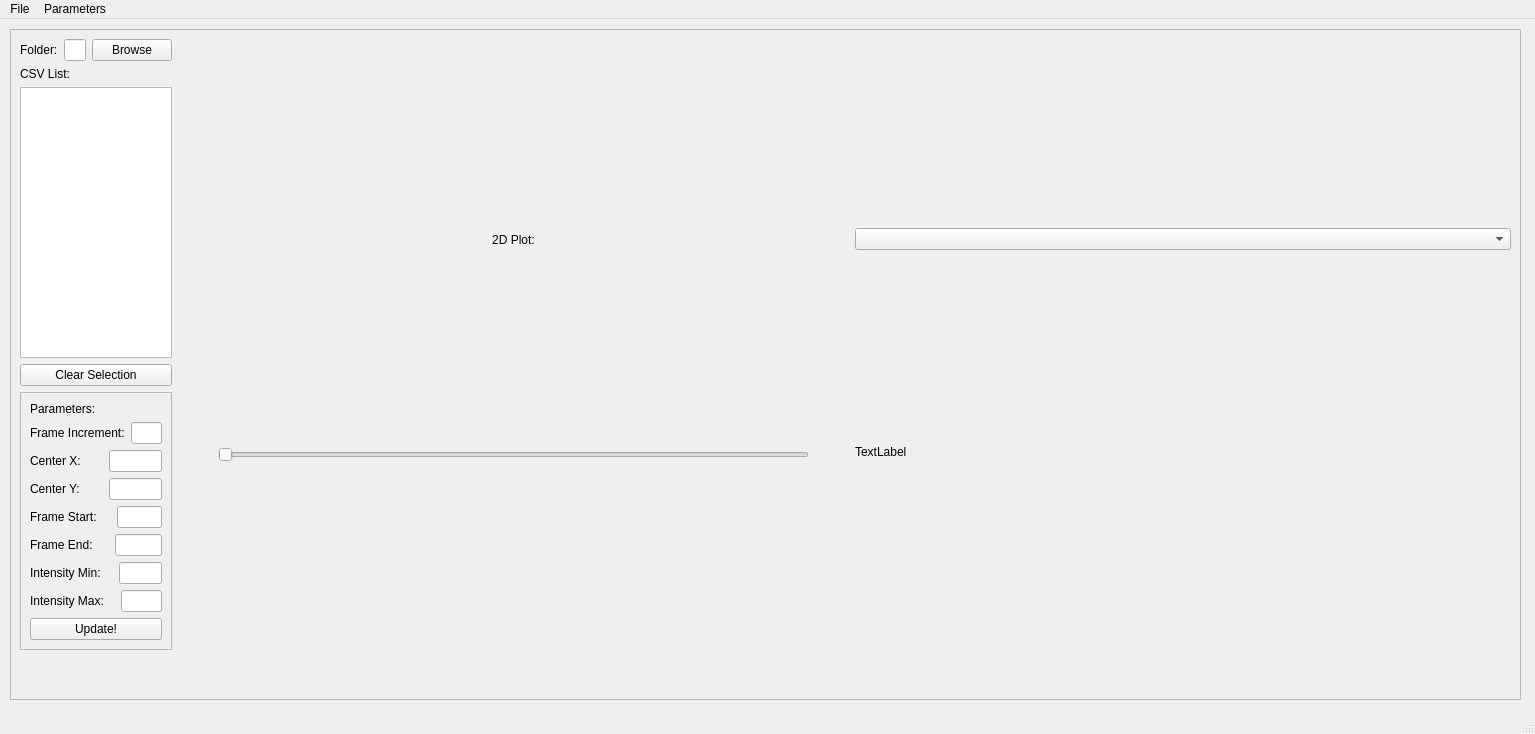
<?xml version="1.0" encoding="UTF-8"?>
<ui version="4.0">
 <class>MainWindow</class>
 <widget class="QMainWindow" name="MainWindow">
  <property name="geometry">
   <rect>
    <x>0</x>
    <y>0</y>
    <width>1535</width>
    <height>734</height>
   </rect>
  </property>
  <property name="windowTitle">
   <string>MainWindow</string>
  </property>
  <widget class="QWidget" name="centralwidget">
   <widget class="QFrame" name="main_frame">
    <property name="geometry">
     <rect>
      <x>10</x>
      <y>10</y>
      <width>1511</width>
      <height>671</height>
     </rect>
    </property>
    <property name="frameShape">
     <enum>QFrame::StyledPanel</enum>
    </property>
    <property name="frameShadow">
     <enum>QFrame::Raised</enum>
    </property>
    <layout class="QGridLayout" name="gridLayout">
     <item row="0" column="0">
      <layout class="QVBoxLayout" name="verticalLayout_4" stretch="1,0">
       <item>
        <layout class="QHBoxLayout" name="horizontalLayout_7" stretch="1,0,9,0,10">
         <item>
          <layout class="QVBoxLayout" name="side_bar">
           <item>
            <layout class="QHBoxLayout" name="horizontalLayout_5">
             <item>
              <widget class="QLabel" name="label">
               <property name="text">
                <string>Folder:</string>
               </property>
              </widget>
             </item>
             <item>
              <widget class="QLineEdit" name="dir_name_edit"/>
             </item>
             <item>
              <widget class="QPushButton" name="dir_btn">
               <property name="text">
                <string>Browse</string>
               </property>
              </widget>
             </item>
            </layout>
           </item>
           <item>
            <layout class="QVBoxLayout" name="verticalLayout_2">
             <item>
              <widget class="QLabel" name="csv_list_label">
               <property name="text">
                <string>CSV List:</string>
               </property>
              </widget>
             </item>
             <item>
              <widget class="QListWidget" name="csv_list"/>
             </item>
             <item>
              <widget class="QPushButton" name="clear_csvs_btn">
               <property name="text">
                <string>Clear Selection</string>
               </property>
              </widget>
             </item>
             <item>
              <widget class="QFrame" name="frame_4">
               <property name="frameShape">
                <enum>QFrame::StyledPanel</enum>
               </property>
               <property name="frameShadow">
                <enum>QFrame::Raised</enum>
               </property>
               <layout class="QVBoxLayout" name="verticalLayout">
                <item>
                 <widget class="QLabel" name="label_9">
                  <property name="text">
                   <string>Parameters:</string>
                  </property>
                 </widget>
                </item>
                <item>
                 <layout class="QHBoxLayout" name="horizontalLayout_6">
                  <item>
                   <widget class="QLabel" name="frame_increment_label">
                    <property name="text">
                     <string>Frame Increment:</string>
                    </property>
                   </widget>
                  </item>
                  <item>
                   <spacer name="horizontalSpacer_5">
                    <property name="orientation">
                     <enum>Qt::Horizontal</enum>
                    </property>
                    <property name="sizeHint" stdset="0">
                     <size>
                      <width>40</width>
                      <height>20</height>
                     </size>
                    </property>
                   </spacer>
                  </item>
                  <item>
                   <widget class="QLineEdit" name="frame_increment_LineEdit">
                    <property name="sizePolicy">
                     <sizepolicy hsizetype="Maximum" vsizetype="Fixed">
                      <horstretch>0</horstretch>
                      <verstretch>0</verstretch>
                     </sizepolicy>
                    </property>
                    <property name="maximumSize">
                     <size>
                      <width>70</width>
                      <height>16777215</height>
                     </size>
                    </property>
                    <property name="alignment">
                     <set>Qt::AlignRight|Qt::AlignTrailing|Qt::AlignVCenter</set>
                    </property>
                   </widget>
                  </item>
                 </layout>
                </item>
                <item>
                 <layout class="QHBoxLayout" name="horizontalLayout_8">
                  <item>
                   <widget class="QLabel" name="center_x_label">
                    <property name="text">
                     <string>Center X:</string>
                    </property>
                   </widget>
                  </item>
                  <item>
                   <spacer name="horizontalSpacer_8">
                    <property name="orientation">
                     <enum>Qt::Horizontal</enum>
                    </property>
                    <property name="sizeHint" stdset="0">
                     <size>
                      <width>40</width>
                      <height>20</height>
                     </size>
                    </property>
                   </spacer>
                  </item>
                  <item>
                   <widget class="QLineEdit" name="center_x_LineEdit">
                    <property name="sizePolicy">
                     <sizepolicy hsizetype="Maximum" vsizetype="Fixed">
                      <horstretch>0</horstretch>
                      <verstretch>0</verstretch>
                     </sizepolicy>
                    </property>
                    <property name="maximumSize">
                     <size>
                      <width>70</width>
                      <height>16777215</height>
                     </size>
                    </property>
                    <property name="alignment">
                     <set>Qt::AlignRight|Qt::AlignTrailing|Qt::AlignVCenter</set>
                    </property>
                   </widget>
                  </item>
                 </layout>
                </item>
                <item>
                 <layout class="QHBoxLayout" name="horizontalLayout_9">
                  <item>
                   <widget class="QLabel" name="center_y_label">
                    <property name="text">
                     <string>Center Y:</string>
                    </property>
                   </widget>
                  </item>
                  <item>
                   <spacer name="horizontalSpacer_9">
                    <property name="orientation">
                     <enum>Qt::Horizontal</enum>
                    </property>
                    <property name="sizeHint" stdset="0">
                     <size>
                      <width>40</width>
                      <height>20</height>
                     </size>
                    </property>
                   </spacer>
                  </item>
                  <item>
                   <widget class="QLineEdit" name="center_y_LineEdit">
                    <property name="sizePolicy">
                     <sizepolicy hsizetype="Maximum" vsizetype="Fixed">
                      <horstretch>0</horstretch>
                      <verstretch>0</verstretch>
                     </sizepolicy>
                    </property>
                    <property name="maximumSize">
                     <size>
                      <width>70</width>
                      <height>16777215</height>
                     </size>
                    </property>
                    <property name="alignment">
                     <set>Qt::AlignRight|Qt::AlignTrailing|Qt::AlignVCenter</set>
                    </property>
                   </widget>
                  </item>
                 </layout>
                </item>
                <item>
                 <layout class="QHBoxLayout" name="horizontalLayout">
                  <item>
                   <widget class="QLabel" name="frame_start_label">
                    <property name="text">
                     <string>Frame Start:</string>
                    </property>
                   </widget>
                  </item>
                  <item>
                   <spacer name="horizontalSpacer">
                    <property name="orientation">
                     <enum>Qt::Horizontal</enum>
                    </property>
                    <property name="sizeHint" stdset="0">
                     <size>
                      <width>40</width>
                      <height>20</height>
                     </size>
                    </property>
                   </spacer>
                  </item>
                  <item>
                   <widget class="QLineEdit" name="frame_start_LineEdit">
                    <property name="sizePolicy">
                     <sizepolicy hsizetype="Maximum" vsizetype="Fixed">
                      <horstretch>0</horstretch>
                      <verstretch>0</verstretch>
                     </sizepolicy>
                    </property>
                    <property name="maximumSize">
                     <size>
                      <width>70</width>
                      <height>16777215</height>
                     </size>
                    </property>
                    <property name="alignment">
                     <set>Qt::AlignRight|Qt::AlignTrailing|Qt::AlignVCenter</set>
                    </property>
                   </widget>
                  </item>
                 </layout>
                </item>
                <item>
                 <layout class="QHBoxLayout" name="horizontalLayout_2">
                  <item>
                   <widget class="QLabel" name="frame_end_label">
                    <property name="text">
                     <string>Frame End:</string>
                    </property>
                   </widget>
                  </item>
                  <item>
                   <spacer name="horizontalSpacer_2">
                    <property name="orientation">
                     <enum>Qt::Horizontal</enum>
                    </property>
                    <property name="sizeHint" stdset="0">
                     <size>
                      <width>40</width>
                      <height>20</height>
                     </size>
                    </property>
                   </spacer>
                  </item>
                  <item>
                   <widget class="QLineEdit" name="frame_end_LineEdit">
                    <property name="sizePolicy">
                     <sizepolicy hsizetype="Maximum" vsizetype="Fixed">
                      <horstretch>0</horstretch>
                      <verstretch>0</verstretch>
                     </sizepolicy>
                    </property>
                    <property name="maximumSize">
                     <size>
                      <width>70</width>
                      <height>16777215</height>
                     </size>
                    </property>
                    <property name="alignment">
                     <set>Qt::AlignRight|Qt::AlignTrailing|Qt::AlignVCenter</set>
                    </property>
                   </widget>
                  </item>
                 </layout>
                </item>
                <item>
                 <layout class="QHBoxLayout" name="horizontalLayout_3">
                  <item>
                   <widget class="QLabel" name="min_intensity_label">
                    <property name="text">
                     <string>Intensity Min:</string>
                    </property>
                   </widget>
                  </item>
                  <item>
                   <spacer name="horizontalSpacer_3">
                    <property name="orientation">
                     <enum>Qt::Horizontal</enum>
                    </property>
                    <property name="sizeHint" stdset="0">
                     <size>
                      <width>40</width>
                      <height>20</height>
                     </size>
                    </property>
                   </spacer>
                  </item>
                  <item>
                   <widget class="QLineEdit" name="intensity_min_LineEdit">
                    <property name="sizePolicy">
                     <sizepolicy hsizetype="Maximum" vsizetype="Fixed">
                      <horstretch>0</horstretch>
                      <verstretch>0</verstretch>
                     </sizepolicy>
                    </property>
                    <property name="maximumSize">
                     <size>
                      <width>70</width>
                      <height>16777215</height>
                     </size>
                    </property>
                    <property name="alignment">
                     <set>Qt::AlignRight|Qt::AlignTrailing|Qt::AlignVCenter</set>
                    </property>
                   </widget>
                  </item>
                 </layout>
                </item>
                <item>
                 <layout class="QHBoxLayout" name="horizontalLayout_4">
                  <item>
                   <widget class="QLabel" name="max_intensity_label">
                    <property name="text">
                     <string>Intensity Max:</string>
                    </property>
                   </widget>
                  </item>
                  <item>
                   <spacer name="horizontalSpacer_7">
                    <property name="orientation">
                     <enum>Qt::Horizontal</enum>
                    </property>
                    <property name="sizeHint" stdset="0">
                     <size>
                      <width>40</width>
                      <height>20</height>
                     </size>
                    </property>
                   </spacer>
                  </item>
                  <item>
                   <widget class="QLineEdit" name="intensity_max_LineEdit">
                    <property name="sizePolicy">
                     <sizepolicy hsizetype="Maximum" vsizetype="Fixed">
                      <horstretch>0</horstretch>
                      <verstretch>0</verstretch>
                     </sizepolicy>
                    </property>
                    <property name="maximumSize">
                     <size>
                      <width>70</width>
                      <height>16777215</height>
                     </size>
                    </property>
                    <property name="alignment">
                     <set>Qt::AlignRight|Qt::AlignTrailing|Qt::AlignVCenter</set>
                    </property>
                   </widget>
                  </item>
                 </layout>
                </item>
                <item>
                 <widget class="QPushButton" name="update_frames_intensity_PushButton">
                  <property name="text">
                   <string>Update!</string>
                  </property>
                 </widget>
                </item>
               </layout>
              </widget>
             </item>
            </layout>
           </item>
          </layout>
         </item>
         <item>
          <spacer name="horizontalSpacer_4">
           <property name="orientation">
            <enum>Qt::Horizontal</enum>
           </property>
           <property name="sizeType">
            <enum>QSizePolicy::Fixed</enum>
           </property>
           <property name="sizeHint" stdset="0">
            <size>
             <width>40</width>
             <height>20</height>
            </size>
           </property>
          </spacer>
         </item>
         <item>
          <layout class="QVBoxLayout" name="verticalLayout_5" stretch="0,1,0">
           <item>
            <layout class="QHBoxLayout" name="horizontalLayout_10">
             <item>
              <widget class="QLabel" name="label_3">
               <property name="maximumSize">
                <size>
                 <width>16777215</width>
                 <height>30</height>
                </size>
               </property>
               <property name="text">
                <string>2D Plot:</string>
               </property>
               <property name="alignment">
                <set>Qt::AlignCenter</set>
               </property>
              </widget>
             </item>
            </layout>
           </item>
           <item>
            <layout class="QVBoxLayout" name="graphLayout_2D">
             <property name="sizeConstraint">
              <enum>QLayout::SetMinimumSize</enum>
             </property>
            </layout>
           </item>
           <item>
            <widget class="QSlider" name="frame_slider">
             <property name="orientation">
              <enum>Qt::Horizontal</enum>
             </property>
            </widget>
           </item>
          </layout>
         </item>
         <item>
          <spacer name="horizontalSpacer_10">
           <property name="orientation">
            <enum>Qt::Horizontal</enum>
           </property>
           <property name="sizeHint" stdset="0">
            <size>
             <width>40</width>
             <height>20</height>
            </size>
           </property>
          </spacer>
         </item>
         <item>
          <layout class="QVBoxLayout" name="verticalLayout_7">
           <item>
            <widget class="QComboBox" name="secondary_graph_comboBox"/>
           </item>
           <item>
            <layout class="QVBoxLayout" name="graphLayout_2"/>
           </item>
           <item>
            <widget class="QLabel" name="label_2">
             <property name="sizePolicy">
              <sizepolicy hsizetype="Preferred" vsizetype="Maximum">
               <horstretch>0</horstretch>
               <verstretch>0</verstretch>
              </sizepolicy>
             </property>
             <property name="text">
              <string>TextLabel</string>
             </property>
            </widget>
           </item>
          </layout>
         </item>
        </layout>
       </item>
       <item>
        <spacer name="verticalSpacer_2">
         <property name="orientation">
          <enum>Qt::Vertical</enum>
         </property>
         <property name="sizeHint" stdset="0">
          <size>
           <width>20</width>
           <height>40</height>
          </size>
         </property>
        </spacer>
       </item>
      </layout>
     </item>
    </layout>
   </widget>
  </widget>
  <widget class="QMenuBar" name="menubar">
   <property name="geometry">
    <rect>
     <x>0</x>
     <y>0</y>
     <width>1535</width>
     <height>21</height>
    </rect>
   </property>
   <widget class="QMenu" name="menuFile">
    <property name="title">
     <string>File</string>
    </property>
   </widget>
   <widget class="QMenu" name="menuCentering_Parameters">
    <property name="title">
     <string>Parameters</string>
    </property>
    <addaction name="actionCentering_Parameters"/>
    <addaction name="actionDown_Sampling"/>
   </widget>
   <addaction name="menuFile"/>
   <addaction name="menuCentering_Parameters"/>
  </widget>
  <widget class="QStatusBar" name="statusbar"/>
  <action name="actionCentering_Parameters">
   <property name="text">
    <string>Center Finding</string>
   </property>
  </action>
  <action name="actionDown_Sampling">
   <property name="text">
    <string>Down Sampling</string>
   </property>
  </action>
 </widget>
 <resources/>
 <connections/>
</ui>
